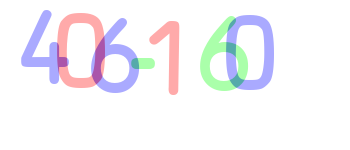
#> input picture myml/ASM/image_5.png, 350 x 150 px
$ python -i utils.py   (imports and definitions only)
#> lines starting #> are read from the running program, lines starting #| are printed output that depends on the picture; after the words box and inside, x2 and y2 are one past the last pixel; in counts of white or black regions, pixels touching at a corner belong together
#> further down, picture is the input picture: shape (150, 350, 3); mean B, G, R 247.7, 243.2, 244.7
import cv2

BLUE = 0
GREEN = 1
RED = 2

def get_chars(image, color):
    other_1 = (color+1)% 3
    other_2 = (color+2)% 3

    c = image[:,:,other_1]==255
    image[c] = [0,0,0]
    c = image[:,:,other_2]==255
    image[c] = [0,0,0]
    c = image[:,:,color ] < 170
    image[c] = [0,0,0]
    c = image[:,:,color] != 0
    image[c] = [255,255,255]

    return image

def extract_char(image):
    chars = []
    colors = [BLUE,GREEN,RED]
    for color in colors:
        image_from_one_color = get_chars(image.copy(),color)
        image_gray = cv2.cvtColor(image_from_one_color,cv2.COLOR_BGR2GRAY)
        ret, thresh = cv2.threshold(image_gray, 127,255,0)
        contours , _ = cv2.findContours(thresh, cv2.RETR_EXTERNAL, cv2.CHAIN_APPROX_SIMPLE)

        for contour in contours:
            area = cv2.contourArea(contour)
            if area > 50:
                x, y, width, height = cv2.boundingRect(contour)
                roi = image_gray[y:y+height,x:x+width]
                chars.append((x,roi))
#> this loop made 3 passes
#> pass 1, in get_chars, `c = image[:,:,other_1]==255`:
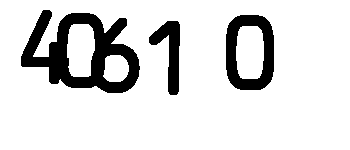
#> c: shape (150, 350) bool; 85.8% white; 3 black regions, box (x1, y1, x2, y2) and area: (21, 10, 140, 93) 4472, (226, 15, 274, 90) 1926, (149, 21, 180, 95) 1044
#> pass 1, in get_chars, `c = image[:,:,other_2]==255`:
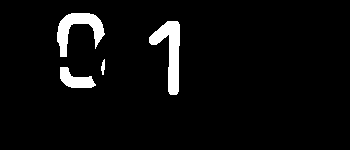
#> c: shape (150, 350) bool; 4.6% white; 4 white regions, box (x1, y1, x2, y2) and area: (149, 21, 180, 95) 1044, (57, 13, 105, 57) 893, (60, 67, 96, 88) 432, (101, 59, 105, 75) 44
#> pass 1, in get_chars, `c = image[:,:,color ] < 170`:
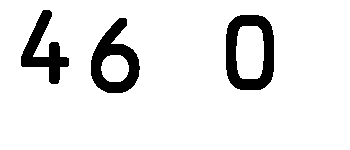
#> c: shape (150, 350) bool; 90.4% white; 3 black regions, box (x1, y1, x2, y2) and area: (226, 15, 274, 90) 1926, (91, 18, 140, 93) 1740, (21, 10, 69, 84) 1363
#> after the loop:
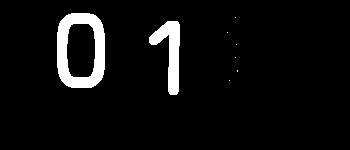
#> image_from_one_color: shape (150, 350, 3); 5.7% white; 8 white regions (6 under 20 px), largest, box (x1, y1, x2, y2) and area: (57, 13, 105, 88) 1926, (149, 21, 180, 95) 1044
#> after the loop, chars = 7 items

    chars = sorted(chars, key=lambda char:char[0])

    return chars

import numpy as np

def resize20(image):
    resized = cv2.resize(image, (20,20))
    return resized.reshape(-1,400).astype(np.float32)


import re

def remove_first_0(strings):
    temp = []
    for i in strings:
        if i == '+' or i == '-' or i =='*':
            temp.append(i)
    split = re.split(r'[*,+,-]',strings)
    i = 0
    temp_count = 0
    result = ""
    for a in split:
        a = a.lstrip('0')
        if a == '':
            a = '0'
        result += a
        if i < len(split)-1:
            result += temp[temp_count]
            temp_count = temp_count +1
        i = i+ 1
    return result

>>> import cv2
>>> picture = cv2.imread('image_5.png')
>>> result = extract_char(picture)
#> result = 7 items
